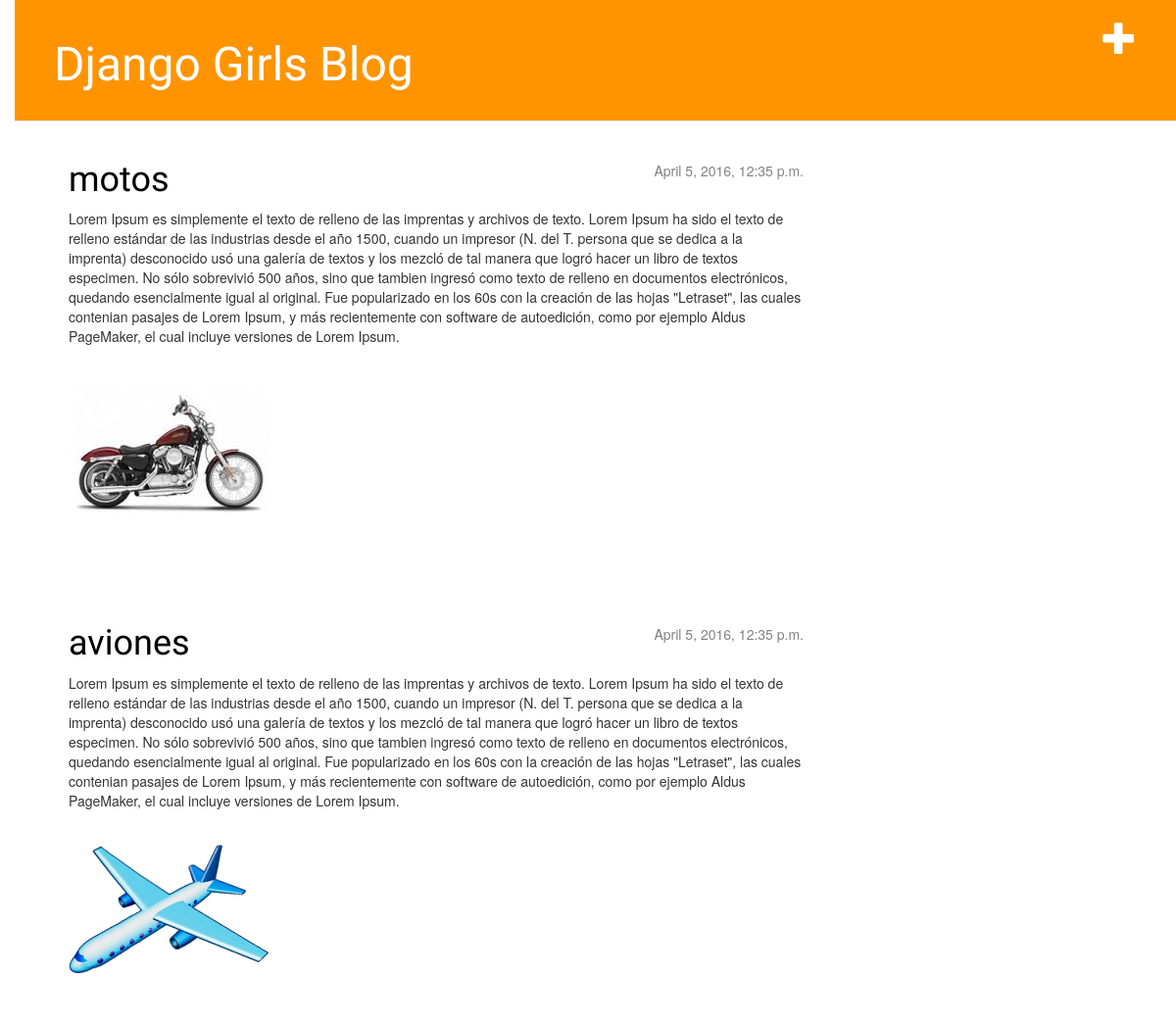
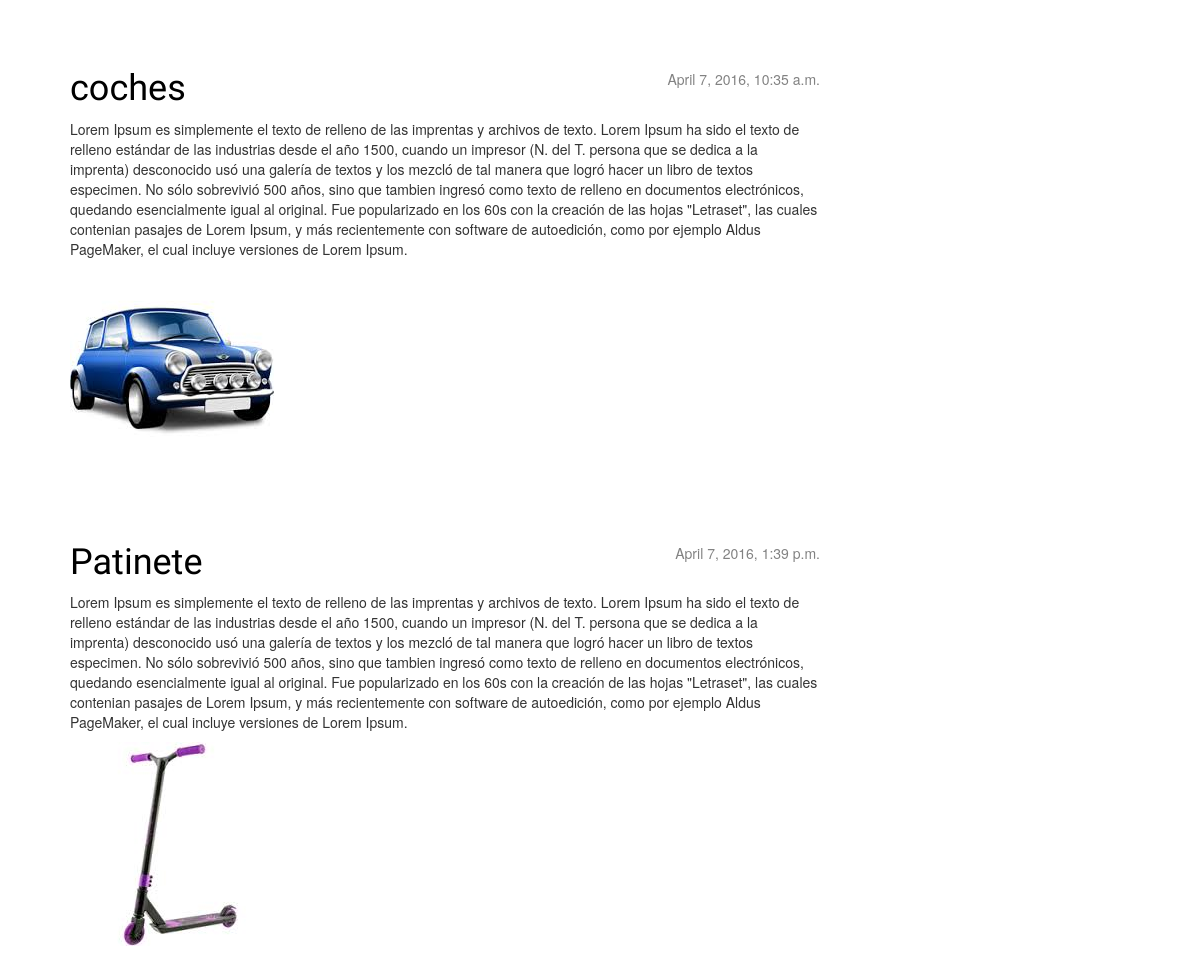
The page / on the database its author committed (2 pictures, top to bottom).
### blog/models.py (models this page shows, shortened)
class Post(models.Model):
	author = models.ForeignKey('auth.User')
	image = models.ImageField(upload_to="", null=True, blank=True)
	title = models.CharField(max_length=200)
	text = models.TextField()
	created_date = models.DateTimeField(
		default=timezone.now)
	published_date = models.DateTimeField(
		blank=True, null=True)

### blog/views.py (the view)
# urls.py: url(r'^$', views.post_list),
def post_list(request):
    posts = Post.objects.filter(published_date__lte=timezone.now()).order_by('published_date')
    return render(request, 'blog/post_list.html', {'posts': posts})

### blog/templates/blog/post_list.html
 {% extends 'blog/base.html' %}
    {% block content %}
        {% for post in posts %}
            <div class="post">
                <div class="date">
                    {{ post.published_date }}
                </div>
                <h1><a href="{% url 'blog.views.post_detail' pk=post.pk %}">{{ post.title }}</a></h1>
                <p>{{ post.text|linebreaks }}</p>
                {%if post.image%}
                <img src="{{ post.image.url }}">
                {%endif%}
            </div>
        {% endfor %}
    {% endblock content %}

### blog/static/css/blog.css (style rules this page uses)
h1 a { color: #FCA205; font-family: 'Lobster'; }
body { padding-left: 15px; }
h1, h2, h3, h4 { font-family: 'Lobster', cursive; }
.date { float: right; color: #828282; }
.post { margin-bottom: 70px; }
.post h1 a, .post h1 a:visited { color: #000000; }

### rows shown on the page
Post: published_date "April 5, 2016, 12:35 p.m.", title "motos", text "Lorem Ipsum es simplemente el texto de relleno de las imprentas y archivos de texto. Lorem Ipsum ha sido el texto de relleno estándar de las industrias desde el año 1500, cuando un impresor (N. del T. persona que se dedica a la imprenta) desconocido usó una galería de textos y los mezcló de tal manera que logró hacer un libro de textos especimen. No sólo sobrevivió 500 años, sino que tambien ingresó como texto de relleno en documentos electrónicos, quedando esencialmente igual al original. Fue popularizado en los 60s con la creación de las hojas \"Letraset\", las cuales contenian pasajes de Lorem Ipsum, y más recientemente con software de autoedición, como por ejemplo Aldus PageMaker, el cual…", image (picture)
Post: published_date "April 5, 2016, 12:35 p.m.", title "aviones", text "Lorem Ipsum es simplemente el texto de relleno de las imprentas y archivos de texto. Lorem Ipsum ha sido el texto de relleno estándar de las industrias desde el año 1500, cuando un impresor (N. del T. persona que se dedica a la imprenta) desconocido usó una galería de textos y los mezcló de tal manera que logró hacer un libro de textos especimen. No sólo sobrevivió 500 años, sino que tambien ingresó como texto de relleno en documentos electrónicos, quedando esencialmente igual al original. Fue popularizado en los 60s con la creación de las hojas \"Letraset\", las cuales contenian pasajes de Lorem Ipsum, y más recientemente con software de autoedición, como por ejemplo Aldus PageMaker, el cual…", image (picture)
Post: published_date "April 7, 2016, 10:35 a.m.", title "coches", text "Lorem Ipsum es simplemente el texto de relleno de las imprentas y archivos de texto. Lorem Ipsum ha sido el texto de relleno estándar de las industrias desde el año 1500, cuando un impresor (N. del T. persona que se dedica a la imprenta) desconocido usó una galería de textos y los mezcló de tal manera que logró hacer un libro de textos especimen. No sólo sobrevivió 500 años, sino que tambien ingresó como texto de relleno en documentos electrónicos, quedando esencialmente igual al original. Fue popularizado en los 60s con la creación de las hojas \"Letraset\", las cuales contenian pasajes de Lorem Ipsum, y más recientemente con software de autoedición, como por ejemplo Aldus PageMaker, el cual…", image (picture)
Post: published_date "April 7, 2016, 1:39 p.m.", title "Patinete", text "Lorem Ipsum es simplemente el texto de relleno de las imprentas y archivos de texto. Lorem Ipsum ha sido el texto de relleno estándar de las industrias desde el año 1500, cuando un impresor (N. del T. persona que se dedica a la imprenta) desconocido usó una galería de textos y los mezcló de tal manera que logró hacer un libro de textos especimen. No sólo sobrevivió 500 años, sino que tambien ingresó como texto de relleno en documentos electrónicos, quedando esencialmente igual al original. Fue popularizado en los 60s con la creación de las hojas \"Letraset\", las cuales contenian pasajes de Lorem Ipsum, y más recientemente con software de autoedición, como por ejemplo Aldus PageMaker, el cual…", image (picture)
